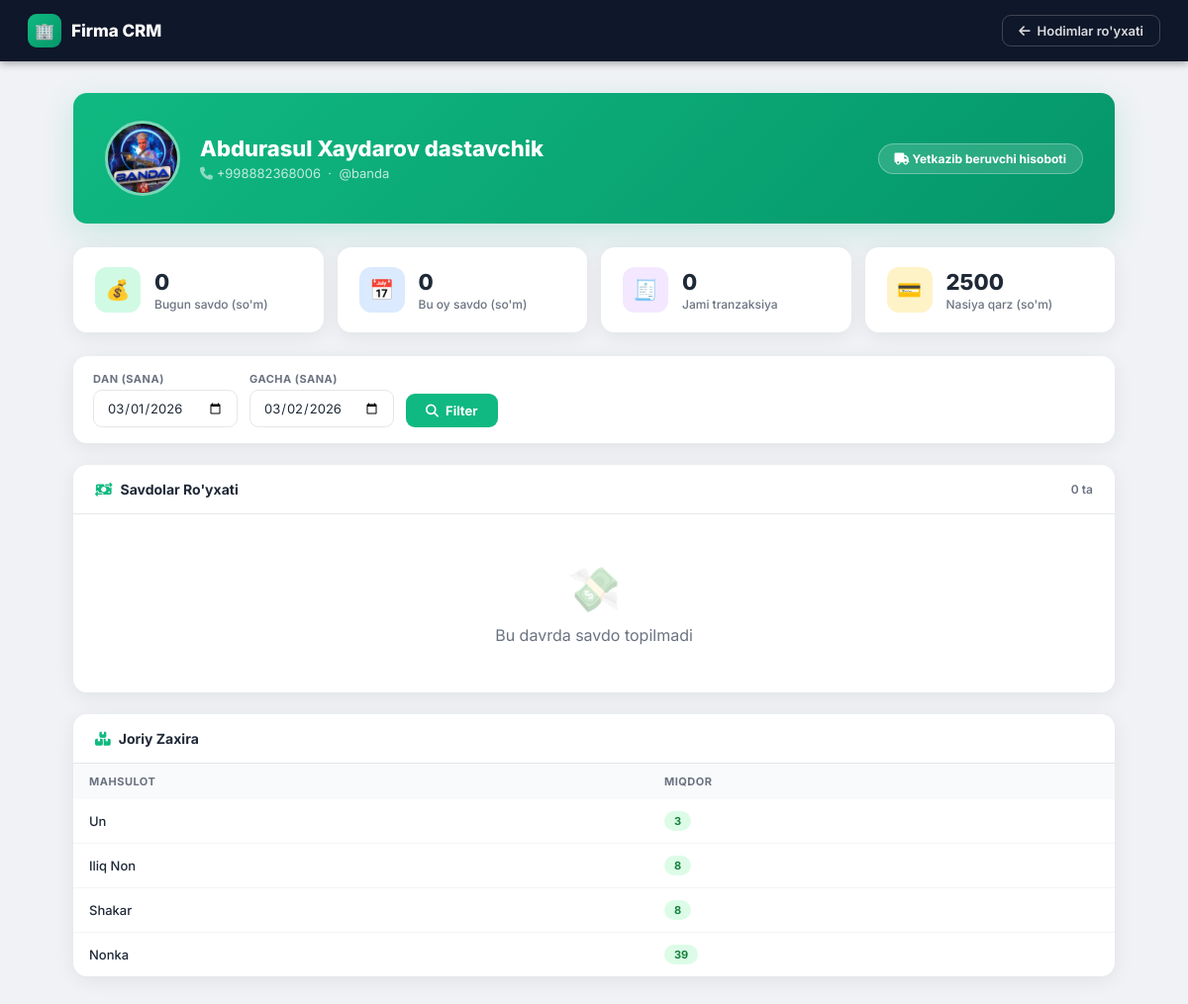
/hisobot/yetkazuvchi/banda/ (signed in), run on the app's committed database.
### main/models.py (models this page shows, shortened)
class YetkazibBeruvchi(models.Model):
    user = models.OneToOneField(User, on_delete=models.CASCADE)
    tuliq_ismi = models.CharField(max_length=255)
    rasmi = models.ImageField(upload_to='yetkazib/')
    bmh = models.TextField(verbose_name="Biriktirilgan mashina haqida")
    bmr = models.ImageField(upload_to='mashina_rasmlar/')
    mahsulotlar = models.TextField(null=True, blank=True)

class User(AbstractUser):
    id = models.BigAutoField(primary_key=True)
    USER_TYPES = (
        ('pazanda', 'Pazanda'),
        ('yetkazib_beruvchi', 'Yetkazib Beruvchi'),
        ('ega', 'Ega'),
    )
    login=models.CharField(max_length=255, blank=True, null=True)
    password = models.CharField(max_length=255, blank=True, null=True)
    tuliq_ismi = models.CharField(max_length=255, blank=True, null=True)
    type = models.CharField(max_length=20, choices=USER_TYPES)
    token = models.CharField(max_length=255, blank=True, null=True)
    tg_id = models.CharField(max_length=100, blank=True, null=True)
    tel_raqami = models.CharField(max_length=100, blank=True, null=True)
    is_active = models.BooleanField(default=True)

### main/views.py (the view)
# urls.py: path('hisobot/yetkazuvchi/<str:username>/', yetkazuvchi_hisobot, name='yetkazuvchi_hisobot'),
@login_required(login_url='login')
def yetkazuvchi_hisobot(request, username):
    if request.user.type not in ('ega',):
        return redirect('main')
    target_user = get_object_or_404(User, username=username, type='yetkazib_beruvchi')
    yb = get_object_or_404(YetkazibBeruvchi, user=target_user)
    from django.db.models import Sum as DSum
    import datetime as _dt
    now = timezone.localtime()
    from_date_str = request.GET.get('from')
    to_date_str   = request.GET.get('to')
    try:
        from_date = _dt.date.fromisoformat(from_date_str) if from_date_str else now.date().replace(day=1)
        to_date   = _dt.date.fromisoformat(to_date_str)   if to_date_str   else now.date()
    except ValueError:
        from_date = now.date().replace(day=1)
        to_date   = now.date()
    from_dt = timezone.make_aware(_dt.datetime.combine(from_date, _dt.time.min))
    to_dt   = timezone.make_aware(_dt.datetime.combine(to_date,   _dt.time.max))
    savdolar = Savdo.objects.filter(
        yetkazib_beruvchi=yb,
        vaqt_sana__range=(from_dt, to_dt)
    ).order_by('-vaqt_sana')
    today_start = timezone.make_aware(_dt.datetime.combine(now.date(), _dt.time.min))
    today_end   = timezone.make_aware(_dt.datetime.combine(now.date(), _dt.time.max))
    month_start = timezone.make_aware(_dt.datetime.combine(now.date().replace(day=1), _dt.time.min))
    bugun_savdo = Savdo.objects.filter(yetkazib_beruvchi=yb, vaqt_sana__range=(today_start, today_end)).aggregate(t=DSum('summa'))['t'] or 0
    oy_savdo    = Savdo.objects.filter(yetkazib_beruvchi=yb, vaqt_sana__gte=month_start).aggregate(t=DSum('summa'))['t'] or 0
    nasiya_savdolar = Savdo.objects.filter(yetkazib_beruvchi=yb, st='nasiya', tulandi=False)
    nasiya_qarz = nasiya_savdolar.aggregate(t=DSum('summa'))['t'] or 0
    savdolar_jami = savdolar.aggregate(t=DSum('summa'))['t'] or 0
    from .functions import mahsulotlar_miqdori
    zaxira = mahsulotlar_miqdori(yb.mahsulotlar) or []
    context = {
        'yb': yb,
        'savdolar': savdolar,
        'savdolar_jami': savdolar_jami,
        'jami_savdo_soni': savdolar.count(),
        'bugun_savdo': bugun_savdo,
        'oy_savdo': oy_savdo,
        'nasiya_qarz': nasiya_qarz,
        'zaxira': zaxira,
        'from_date': from_date.isoformat(),
        'to_date': to_date.isoformat(),
    }
    return render(request, 'yt_hisobot.html', context)

### main/templates/yt_hisobot.html (shortened to what this page needs)
<!DOCTYPE html>
{% load static %}
<html lang="uz">
<head>
    <link rel="stylesheet" href="https://cdnjs.cloudflare.com/ajax/libs/font-awesome/6.4.0/css/all.min.css">
</head>
<body>
    <nav class="topnav">
        <a href="{% url 'main' %}" class="topnav-brand">
            <div class="dot">🏢</div>
            Firma CRM
        </a>
        <a href="{% url 'hodimlar_list' %}" class="back-btn">
            <i class="fa-solid fa-arrow-left"></i> Hodimlar ro'yxati
        </a>
    </nav>
    <div class="page-wrap">
        <div class="hero-card">
            <img class="hero-avatar"
                src="{% if yb.rasmi %}{{ yb.rasmi.url }}{% else %}{% static 'images/default_avatar.jpg' %}{% endif %}"
                alt="avatar">
            <div class="hero-info">
                <h2>{{ yb.tuliq_ismi }}</h2>
                <p><i class="fa-solid fa-phone" style="opacity:.7;"></i>
                    {{ yb.user.tel_raqami|default:"Raqam kiritilmagan" }}
                    &nbsp;·&nbsp; @{{ yb.user.username }}
                </p>
            </div>
            <span class="hero-badge"><i class="fa-solid fa-truck"></i> Yetkazib beruvchi hisoboti</span>
        </div>
        <div class="stat-grid">
            <div class="stat-box">
                <div class="stat-icon-wrap">💰</div>
                <div>
                    <div class="stat-val">{{ bugun_savdo|default:0|floatformat:0 }}</div>
                    <div class="stat-lbl">Bugun savdo (so'm)</div>
                </div>
            </div>
            <div class="stat-box">
                <div class="stat-icon-wrap">📅</div>
                <div>
                    <div class="stat-val">{{ oy_savdo|default:0|floatformat:0 }}</div>
                    <div class="stat-lbl">Bu oy savdo (so'm)</div>
                </div>
            </div>
            <div class="stat-box">
                <div class="stat-icon-wrap">🧾</div>
                <div>
                    <div class="stat-val">{{ jami_savdo_soni }}</div>
                    <div class="stat-lbl">Jami tranzaksiya</div>
                </div>
            </div>
            <div class="stat-box">
                <div class="stat-icon-wrap">💳</div>
                <div>
                    <div class="stat-val">{{ nasiya_qarz|default:0|floatformat:0 }}</div>
                    <div class="stat-lbl">Nasiya qarz (so'm)</div>
                </div>
            </div>
        </div>
        <form method="GET" class="filter-card">
            <div class="fg">
                <label>Dan (sana)</label>
                <input type="date" name="from" class="fc" value="{{ from_date }}">
            </div>
            <div class="fg">
                <label>Gacha (sana)</label>
                <input type="date" name="to" class="fc" value="{{ to_date }}">
            </div>
            <button type="submit" class="btn-filter">
                <i class="fa-solid fa-magnifying-glass"></i> Filter
            </button>
        </form>
        <div class="section-card">
            <div class="section-head">
                <h3><i class="fa-solid fa-money-bill-transfer" style="color:var(--primary);"></i> Savdolar Ro'yxati</h3>
                <span class="section-count">{{ savdolar|length }} ta</span>
            </div>
            <div class="table-wrap">
                {% if savdolar %}
                <table>
                    <thead>
                        <tr>
                            <th>#</th>
                            <th>Sana</th>
                            <th>Mijoz (do'kon)</th>
                            <th>Turi</th>
                            <th>Summa</th>
                            <th>Holati</th>
                        </tr>
                    </thead>
                    <tbody>
                        {% for s in savdolar %}
                        <tr>
                            <td style="color:var(--muted);">{{ forloop.counter }}</td>
                            <td style="white-space:nowrap;">{{ s.vaqt_sana|date:"d.m.Y" }}</td>
                            <td>{{ s.haridor_dukon.nomi|default:"—" }}</td>
                            <td>
                                {% if s.st == 'naqd' %}<span class="badge badge-green">💵 Naqd</span>
                                {% elif s.st == 'karta' %}<span class="badge badge-blue">💳 Karta</span>
                                {% else %}<span class="badge badge-amber">📋 Nasiya</span>{% endif %}
                            </td>
                            <td><strong>{{ s.summa|default:0|floatformat:0 }}</strong> so'm</td>
                            <td>
                                {% if s.tulandi %}
                                <span class="badge badge-green">✓ To'landi</span>
                                {% else %}
                                <span class="badge badge-red">⧖ Kutilmoqda</span>
                                {% endif %}
                            </td>
                        </tr>
                        {% endfor %}
                        <tr class="total-row">
                            <td colspan="4" style="text-align:right;">JAMI:</td>
                            <td colspan="2"><strong>{{ savdolar_jami|floatformat:0 }} so'm</strong></td>
                        </tr>
                    </tbody>
                </table>
                {% else %}
                <div class="empty-state">
                    <div class="empty-icon">💸</div>
                    <p>Bu davrda savdo topilmadi</p>
                </div>
                {% endif %}
            </div>
        </div>
        <div class="section-card">
            <div class="section-head">
                <h3><i class="fa-solid fa-boxes-stacked" style="color:var(--primary);"></i> Joriy Zaxira</h3>
            </div>
            <div class="table-wrap">
                {% if zaxira %}
                <table>
                    <thead>
                        <tr>
                            <th>Mahsulot</th>
                            <th>Miqdor</th>
                        </tr>
                    </thead>
                    <tbody>
                        {% for z in zaxira %}
                        <tr>
                            <td>{{ z.nom }}</td>
                            <td><span class="badge badge-green">{{ z.miqdor }} {{ z.sift }}</span></td>
                        </tr>
                        {% endfor %}
                    </tbody>
                </table>
                {% else %}
                <div class="empty-state">
                    <div class="empty-icon">📦</div>
                    <p>Zaxira bo'sh</p>
                </div>
                {% endif %}
            </div>
        </div>
    </div>
</body>
</html>

### data on the page
YetkazibBeruvchi: rasmi (picture), tuliq_ismi "Abdurasul Xaydarov dastavchik", user.tel_raqami "+998882368006", user.username "banda"

### other printed values
{{ bugun_savdo|default:0|floatformat:0 }} "0"
{{ oy_savdo|default:0|floatformat:0 }} "0"
{{ jami_savdo_soni }} "0"
{{ nasiya_qarz|default:0|floatformat:0 }} "2500"
{{ savdolar|length }} "0"
{{ z.nom }} "Un" "Iliq Non" "Shakar" "Nonka"
{{ z.miqdor }} "3" "8" "8" "39"
